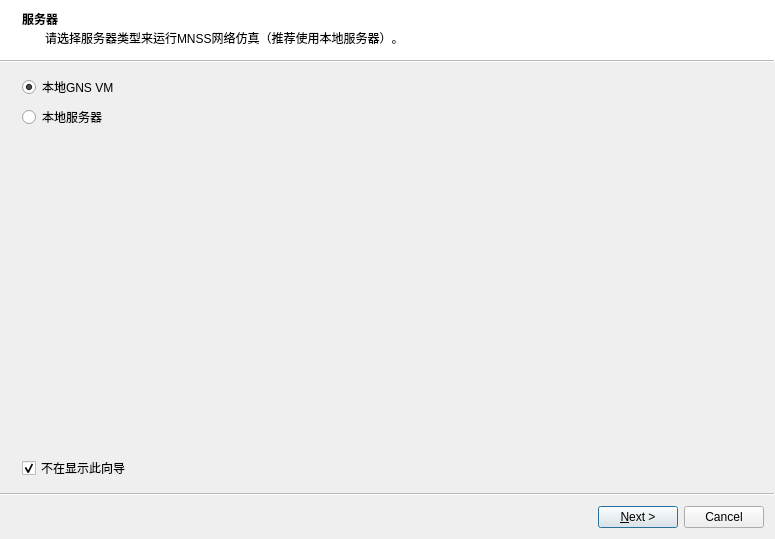
<?xml version="1.0" encoding="UTF-8"?>
<ui version="4.0">
 <class>SetupWizard</class>
 <widget class="QWizard" name="SetupWizard">
  <property name="geometry">
   <rect>
    <x>0</x>
    <y>0</y>
    <width>775</width>
    <height>539</height>
   </rect>
  </property>
  <property name="sizePolicy">
   <sizepolicy hsizetype="Fixed" vsizetype="Fixed">
    <horstretch>0</horstretch>
    <verstretch>0</verstretch>
   </sizepolicy>
  </property>
  <property name="maximumSize">
   <size>
    <width>775</width>
    <height>563</height>
   </size>
  </property>
  <property name="windowTitle">
   <string>配置向导</string>
  </property>
  <property name="modal">
   <bool>true</bool>
  </property>
  <property name="wizardStyle">
   <enum>QWizard::ModernStyle</enum>
  </property>
  <property name="options">
   <set>QWizard::NoBackButtonOnStartPage</set>
  </property>
  <widget class="QWizardPage" name="uiServerWizardPage">
   <property name="title">
    <string>服务器</string>
   </property>
   <property name="subTitle">
    <string>请选择服务器类型来运行MNSS网络仿真（推荐使用本地服务器）。</string>
   </property>
   <layout class="QGridLayout" name="gridLayout">
    <item row="0" column="0">
     <widget class="QRadioButton" name="uiVMRadioButton">
      <property name="toolTip">
       <string>Dynamips, IOU, VPCS and Qemu will use this virtual machine.</string>
      </property>
      <property name="text">
       <string>本地GNS VM</string>
      </property>
      <property name="checked">
       <bool>true</bool>
      </property>
     </widget>
    </item>
    <item row="1" column="0">
     <widget class="QRadioButton" name="uiLocalRadioButton">
      <property name="toolTip">
       <string>Eveything that is supported by your system will run on your computer.</string>
      </property>
      <property name="text">
       <string>本地服务器</string>
      </property>
     </widget>
    </item>
    <item row="2" column="0">
     <spacer name="verticalSpacer">
      <property name="orientation">
       <enum>Qt::Vertical</enum>
      </property>
      <property name="sizeHint" stdset="0">
       <size>
        <width>20</width>
        <height>180</height>
       </size>
      </property>
     </spacer>
    </item>
    <item row="3" column="0">
     <widget class="QCheckBox" name="uiShowCheckBox">
      <property name="text">
       <string>不在显示此向导</string>
      </property>
      <property name="checked">
       <bool>true</bool>
      </property>
     </widget>
    </item>
   </layout>
  </widget>
  <widget class="QWizardPage" name="uiVMWizardPage">
   <property name="title">
    <string>GNS3 VM</string>
   </property>
   <property name="subTitle">
    <string>为了运行GNS3 VM必须安装VMware与VirtualBox，并且需要GNS3 vm.ova镜像。</string>
   </property>
   <layout class="QVBoxLayout" name="verticalLayout_2">
    <item>
     <layout class="QHBoxLayout" name="horizontalLayout_2">
      <item>
       <layout class="QVBoxLayout" name="verticalLayout">
        <item>
         <widget class="QLabel" name="uiVirtualizationSoftwarLabel">
          <property name="text">
           <string>虚拟化软件：</string>
          </property>
         </widget>
        </item>
        <item>
         <widget class="QRadioButton" name="uiVmwareRadioButton">
          <property name="toolTip">
           <string>VMware is recommended to run Qemu based appliances (required for KVM).</string>
          </property>
          <property name="text">
           <string>VMware (推荐)</string>
          </property>
          <property name="checked">
           <bool>true</bool>
          </property>
         </widget>
        </item>
        <item>
         <widget class="QRadioButton" name="uiVirtualBoxRadioButton">
          <property name="toolTip">
           <string>Use VirtualBox if you intend to only use Dynamips, IOU or VPCS.</string>
          </property>
          <property name="text">
           <string>VirtualBox</string>
          </property>
         </widget>
        </item>
        <item>
         <spacer name="verticalSpacer_2">
          <property name="orientation">
           <enum>Qt::Vertical</enum>
          </property>
          <property name="sizeHint" stdset="0">
           <size>
            <width>20</width>
            <height>40</height>
           </size>
          </property>
         </spacer>
        </item>
       </layout>
      </item>
      <item>
       <widget class="QPushButton" name="uiVMwareBannerButton">
        <property name="text">
         <string/>
        </property>
        <property name="icon">
         <iconset>
          <normalon>:/images/vmware_fusion_banner.jpg</normalon>
         </iconset>
        </property>
        <property name="iconSize">
         <size>
          <width>454</width>
          <height>150</height>
         </size>
        </property>
        <property name="flat">
         <bool>true</bool>
        </property>
       </widget>
      </item>
     </layout>
    </item>
    <item>
     <widget class="QLabel" name="uiVMNameLabel">
      <property name="text">
       <string>VM名称:</string>
      </property>
     </widget>
    </item>
    <item>
     <layout class="QHBoxLayout" name="horizontalLayout">
      <item>
       <widget class="QComboBox" name="uiVMListComboBox">
        <property name="sizePolicy">
         <sizepolicy hsizetype="Expanding" vsizetype="Fixed">
          <horstretch>0</horstretch>
          <verstretch>0</verstretch>
         </sizepolicy>
        </property>
       </widget>
      </item>
      <item>
       <widget class="QPushButton" name="uiRefreshPushButton">
        <property name="text">
         <string>刷新</string>
        </property>
       </widget>
      </item>
     </layout>
    </item>
    <item>
     <widget class="QLabel" name="uiCPULabel">
      <property name="text">
       <string>虚拟CPU内核：</string>
      </property>
     </widget>
    </item>
    <item>
     <widget class="QSpinBox" name="uiCPUSpinBox">
      <property name="minimum">
       <number>1</number>
      </property>
      <property name="maximum">
       <number>128</number>
      </property>
      <property name="value">
       <number>1</number>
      </property>
     </widget>
    </item>
    <item>
     <widget class="QLabel" name="uiRAMLabel">
      <property name="text">
       <string>RAM大小:</string>
      </property>
     </widget>
    </item>
    <item>
     <widget class="QSpinBox" name="uiRAMSpinBox">
      <property name="enabled">
       <bool>true</bool>
      </property>
      <property name="sizePolicy">
       <sizepolicy hsizetype="Expanding" vsizetype="Fixed">
        <horstretch>0</horstretch>
        <verstretch>0</verstretch>
       </sizepolicy>
      </property>
      <property name="suffix">
       <string> MB</string>
      </property>
      <property name="minimum">
       <number>512</number>
      </property>
      <property name="maximum">
       <number>1000000000</number>
      </property>
      <property name="singleStep">
       <number>1024</number>
      </property>
      <property name="value">
       <number>2048</number>
      </property>
     </widget>
    </item>
   </layout>
  </widget>
  <widget class="QWizardPage" name="uiAddVMsWizardPage">
   <property name="title">
    <string>添加虚拟设备</string>
   </property>
   <property name="subTitle">
    <string>既然您已经配置了服务器类型，您可以选择添加一个或多个不同类型的虚拟机（VM）。</string>
   </property>
   <widget class="QCheckBox" name="uiAddIOSRouterCheckBox">
    <property name="geometry">
     <rect>
      <x>9</x>
      <y>9</y>
      <width>469</width>
      <height>22</height>
     </rect>
    </property>
    <property name="text">
     <string>使用IOS镜像添加一个IOS路由器（支持Dynamips）</string>
    </property>
    <property name="checked">
     <bool>true</bool>
    </property>
   </widget>
   <widget class="QCheckBox" name="uiAddIOUDeviceCheckBox">
    <property name="geometry">
     <rect>
      <x>9</x>
      <y>37</y>
      <width>426</width>
      <height>22</height>
     </rect>
    </property>
    <property name="text">
     <string>使用的L2或L3的镜像添加IOU设备</string>
    </property>
   </widget>
   <widget class="QCheckBox" name="uiAddQemuVMcheckBox">
    <property name="geometry">
     <rect>
      <x>9</x>
      <y>65</y>
      <width>219</width>
      <height>22</height>
     </rect>
    </property>
    <property name="text">
     <string>添加QEMU虚拟机</string>
    </property>
   </widget>
   <widget class="QCheckBox" name="uiAddVMwareVMcheckBox">
    <property name="geometry">
     <rect>
      <x>9</x>
      <y>93</y>
      <width>233</width>
      <height>22</height>
     </rect>
    </property>
    <property name="text">
     <string>添加医院信息系统及其他终端系统</string>
    </property>
   </widget>
  </widget>
 </widget>
 <resources>
  <include location="../../resources/resources.qrc"/>
 </resources>
 <connections/>
</ui>
